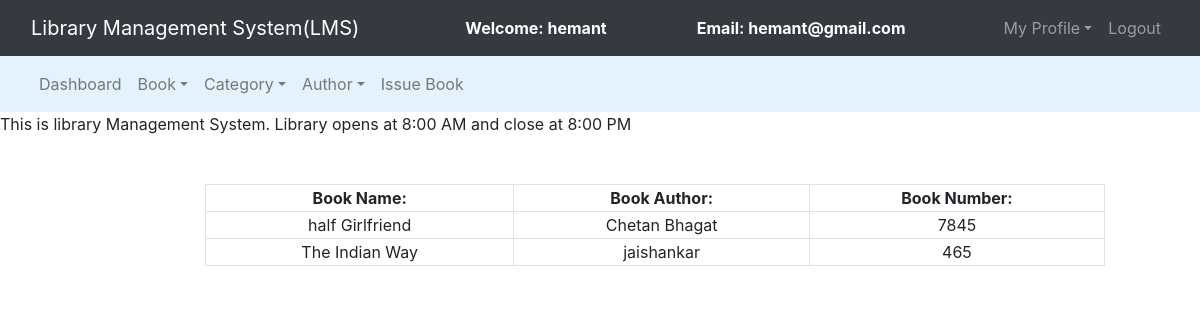
Screenshot of /view_issued_book.php (signed in) with the database file from the repository.
### tables this page shows
CREATE TABLE `issued_books` (
  `s_no` int(11) NOT NULL,
  `book_no` int(11) NOT NULL,
  `book_name` varchar(200) NOT NULL,
  `book_author` varchar(200) NOT NULL,
  `student_id` int(11) NOT NULL,
  `status` int(11) NOT NULL,
  `issue_date` date NOT NULL DEFAULT current_timestamp()
);

### view_issued_book.php (the view, shortened to what this page needs)
<?php
	$connection = mysqli_connect("localhost","root","");
	$query = "select book_name,book_author,book_no from issued_books where student_id = $_SESSION[id] and status = 1";
?>
<!DOCTYPE html>
<html>
<head>
	<link rel="stylesheet" type="text/css" href="bootstrap-4.4.1/css/bootstrap.min.css">
</head>
<body>
	<nav class="navbar navbar-expand-lg navbar-dark bg-dark">
		<div class="container-fluid">
			<div class="navbar-header">
				<a class="navbar-brand" href="index.php">Library Management System(LMS)</a>
			</div>
			<font style="color: white"><span><strong>Welcome: <?php echo $_SESSION['name'];?></strong></span></font>
			<font style="color: white"><span><strong>Email: <?php echo $_SESSION['email'];?></strong></span></font>
			<ul class="nav navbar-nav navbar-right">
				<li class="nav-item dropdown">
					<a class="nav-link dropdown-toggle" data-toggle="dropdown">My Profile</a>
				</li>
				<li class="nav-item"><a class="nav-link" href="../logout.php">Logout</a></li>
			</ul>
		</div>
	</nav>
<nav class="navbar navbar-expand-lg navbar-light" style="background-color: #e3f2fd">
	<div class="container-fluid">
		<ul class="nav navbar-nav navbar-center">
			<li class="nav-item">
				<a href="admin_dashboard.php" class="nav-link">Dashboard</a>
			</li>
			<li class="nav-item dropdown">
				<a class="nav-link dropdown-toggle" data-toggle="dropdown">Book</a>
			</li>
			<li class="nav-item dropdown">
				<a class="nav-link dropdown-toggle" data-toggle="dropdown">Category</a>
			</li>
			<li class="nav-item dropdown">
				<a class="nav-link dropdown-toggle" data-toggle="dropdown">Author</a>
			</li>
			<li class="nav-item">
				<a href="" class="nav-link">Issue Book</a>
			</li>
		</ul>
	</div>
</nav>
<span><marquee>This is library Management System. Library opens at 8:00 AM and close at 8:00 PM</marquee></span><br><br>
<div class="row">
	<div class="col-md-2"></div>
	<div class="col-md-8">
		<form>
			<table class="table-bordered" width="900px" style="text-align: center">
				<tr>
					<th>Book Name:</th>
					<th>Book Author:</th>
					<th>Book Number:</th>
				</tr>
				<?php
					$query_run = mysqli_query($connection,$query);
					while($row = mysqli_fetch_assoc($query_run)){
						$book_name = $row['book_name'];
						$author = $row['book_author'];
						$book_no = $row['book_no'];
				?>
						<tr>
							<td><?php echo $book_name;?></td>
							<td><?php echo $author;?></td>
							<td><?php echo $book_no;?></td>
						</tr>
						<?php
					}
				?>
			</table>
		</form>
	</div>
	<div class="col-md-2"></div>
</div>
</body>
</html>

### rows the page displays
issued_books: book_name "half Girlfriend", book_author "Chetan Bhagat", book_no "7845"
issued_books: book_name "The Indian Way", book_author "jaishankar", book_no "465"

### other values shown
$_SESSION['name'] "hemant"
$_SESSION['email'] "hemant@gmail.com"
